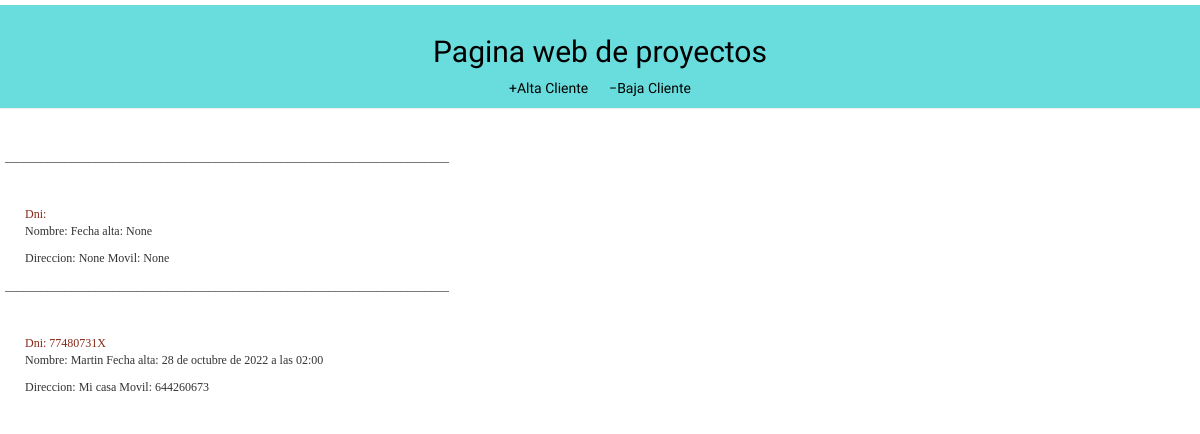
The app's page /, older data.
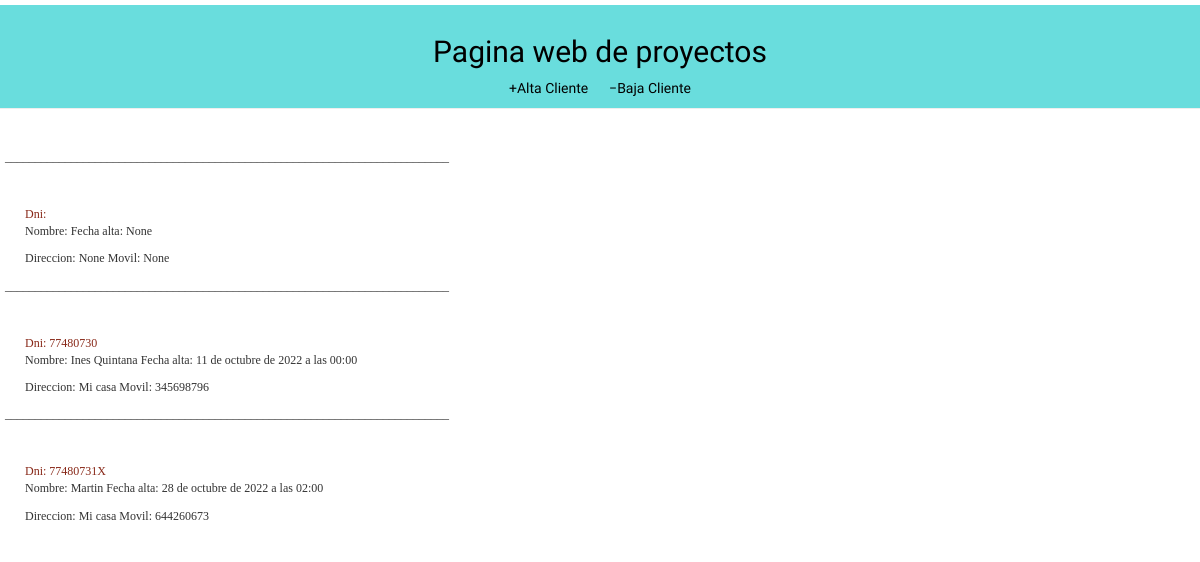
The same page, newer data.
### misitio/models.py (models this page shows)
class Cliente(models.Model):
    dni = models.CharField(max_length=9)
    nombre = models.CharField(max_length=150, blank=False, null=False)
    fecha_alta = models.DateTimeField("Fecha de alta", blank=False, null=False)
    direccion = models.CharField(max_length=150, blank= False, null=True)
    mobile = models.CharField(max_length=15, blank=False, null=True)

### misitio/views.py (the view)
# urls.py: path('', views.clientes_list, name='clientes_list'),
def clientes_list(request):
    clientes = Cliente.objects.order_by('fecha_alta')
    return  render(request, 'misitio/clientes_list.html', {'clientes': clientes})

### misitio/templates/misitio/clientes_list.html
{% extends 'misitio/base.html' %}
{% block content %}
{% for Cliente in clientes %}
    <p>__________________________________________________________________________</p>
<div class="content">
    <p><div class="dni"> Dni: {{ Cliente.dni }} </div>   Nombre: {{ Cliente.nombre }}     Fecha alta: {{ Cliente.fecha_alta }}</p>
    <p>Direccion: {{ Cliente.direccion }}     Movil: {{ Cliente.mobile }}</p>
</div>
{% endfor %}
{% endblock %}

Row changes from the older to the newer data that the page shows:
added Cliente: dni "77480730", nombre "Ines Quintana", fecha_alta "11 de octubre de 2022 a las 00:00", direccion "Mi casa", mobile "345698796"
